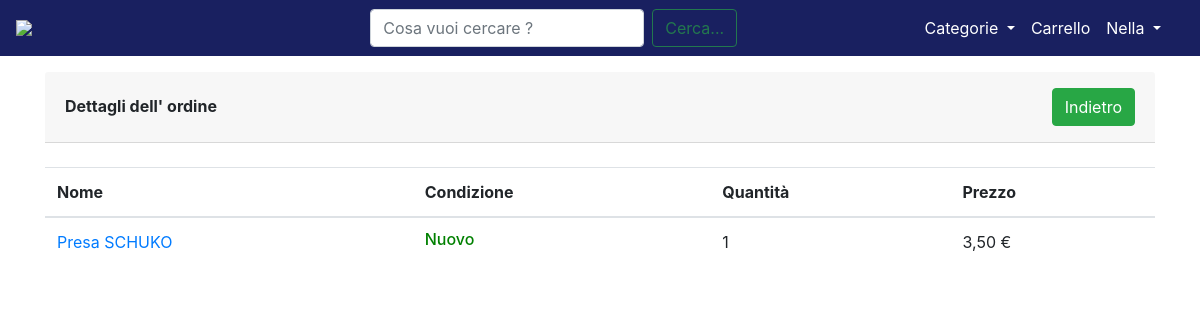
Screenshot of /order_display/1 (signed in) with the database file from the repository.
### core/models.py (models this page shows, shortened)
class OrderItem(models.Model):
    product = models.ForeignKey(Item, on_delete=models.CASCADE, null=True)
    is_ordered = models.BooleanField(default=False)
    user = models.ForeignKey(User, on_delete=models.CASCADE, null=True)
    quantity = models.IntegerField(default=1)
    ordered_date = models.DateTimeField(default=timezone.now)
    recommended = models.BooleanField(default=False)
    class Meta:
        verbose_name_plural = 'Order Items'

class Item(models.Model):
    nome = models.CharField(max_length=100)
    descrizione = models.TextField(max_length=1000)
    immagine = models.ImageField()
    prezzo = models.FloatField(validators=[MinValueValidator(0.0)])
    categoria = models.CharField(choices=CATEGORIA, max_length=20)
    slug = AutoSlugField(populate_from='nome', unique=True)  # chiave primaria
    condizione = models.CharField(choices=CONDIZIONE, max_length=2)
    luogo = models.CharField(max_length=30)
    CAP = models.CharField(max_length=5)
    venditore = models.ForeignKey(User, on_delete=models.CASCADE, related_name="item")
    data = models.DateTimeField(auto_now_add=True)  # Data in cui vine effettuato l' ordine
    ordinato = models.BooleanField(default=False)  # Indica se l' ooggetto è stato acquistato o meno
    acquirente = models.CharField(null=True, max_length=50, blank=True)  # Indica il nome dell' acquirente
    indirizzo = models.CharField(null=True, max_length=100, blank=True)  # Indica l' indirizzo di spedizione
    def get_absolute_url(self):
        return reverse("item_view", kwargs={"slug": self.slug})

### core/views.py (the view)
# urls.py: path('order_display/<pk>', login_required(views.OrderDisplay.as_view()), name='order_display'),
class OrderDisplay(View):
    model = Order
    template_name = 'core/order/order_display.html'
    def get(self, *argss, **kwargs):
        order_id = self.kwargs['pk']
        order = Order.objects.get(id=order_id, is_ordered=True)
        context = {
            'User': self.request.user,
            'lista_acquisti': order.items.all()
        }
        return render(self.request, 'core/order/order_display.html', context)
    def dispatch(self, request, *args, **kwargs):
        user = self.request.user
        order_id = self.kwargs["pk"]
        order = get_object_or_404(Order, id=order_id)
        if user.id is not order.user.id:
            messages.info(request, "Non puoi accedere a questa pagina !")
            return HomeView(request)
        return super().dispatch(request, *args, **kwargs)

### core/templates/core/order/order_display.html (shortened to what this page needs)
{% extends 'base.html' %}
{% load static %}
{% block content %}
<link rel="stylesheet" type="text/css" href="{% static '/css/homepage.css' %}"/>
<link rel="stylesheet" href="https://pro.fontawesome.com/releases/v5.13.0/css/all.css">
<main>
    <div class="card-header py-3 d-flex flex-row align-items-center justify-content-between mt-3">
        <h6 class="m-0 font-weight-bold">Dettagli dell' ordine</h6>
        <button class="btn btn-success" onclick="window.history.go(-1);">Indietro</button>
    </div>
    <br>
    <table class="table">
        <thead>
        <tr>
            <th scope="col"> Nome</th>
            <th scope="col"> Condizione</th>
            <th scope="col"> Quantità</th>
            <th scope="col"> Prezzo</th>
        </tr>
        </thead>
        <tbody>
        {% for order_item in lista_acquisti %}
        <tr>
            <td><a href="{{ order_item.product.get_absolute_url }}">{{ order_item.product.nome}}</a></td>
            <td>{% if order_item.product.condizione == 'U' %}
                <h6 style="color: yellow"> {{ order_item.product.get_condizione_display }} </h6>
                {% else %}
                <h6 style="color: green"> {{ order_item.product.get_condizione_display }} </h6>
                {% endif %}
            </td>
            <td>{{ order_item.quantity }}</td>
            <td>{{ order_item.product.prezzo}}0 €</td>
        </tr>
        {% endfor %}
        </tbody>
    </table>
</main>
{% endblock content %}

### templates/base.html (shortened to what this page needs)
{% load static %}
<!DOCTYPE html>
<html lang="it">
<head>
    <link rel="stylesheet" href="https://maxcdn.bootstrapcdn.com/bootstrap/4.0.0/css/bootstrap.min.css"
>
    <link rel="stylesheet" href="{% static 'css/base.css' %}">
</head>
<body>
<nav class="navbar navbar-expand-lg navbar-dark" style="background-color: #192060;">
    <a class="navbar-brand ml-auto" href="/"><img style="width: 9rem;"
                                                  src="https://github.com/LucaCarnevale/temporary_files/blob/main/logo_sito.PNG?raw=true"></a>
    <div class="container">
        <div class="collapse navbar-collapse" id="navbarSupportedContent">
            <form class="form-inline my-2 my-lg-0 mx-auto" action="{% url 'cerca' %}">
                <input name="kw" class="inputCerca form-control mr-sm-2" type="search" placeholder="Cosa vuoi cercare ?"
                       aria-label="Search">
                <button class="cerca btn btn-outline-success" type="submit">Cerca...</button>
            </form>
            <ul class="navbar-nav">
                <div class="collapse navbar-collapse" id="navbarNavDarkDropdown">
                    <ul class="navbar-nav">
                        <li class="nav-item dropdown active">
                            <a class="nav-link dropdown-toggle" href="#" id="navbarDropdown" role="button"
                               data-toggle="dropdown" aria-haspopup="true" aria-expanded="false">
                                Categorie
                            </a>
                        </li>
                    </ul>
                </div>
                {% if request.user.is_authenticated %}
                <li class="nav-item active ml-auto">
                    <a class="nav-link active" aria-current="page" href="{% url 'order_summary' %}">Carrello</a>
                </li>
                <li class="nav-item dropdown active">
                    <a class="nav-link dropdown-toggle" href="#" id="navbarDropdown" role="button"
                       data-toggle="dropdown" aria-expanded="false">
                        {{ request.user.username }}
                    </a>
                </li>
                {% endif %}
            </ul>
        </div>
    </div>
</nav>
<div class="container">
    {% block content %}
    {% endblock content %}
</div>
</body>
</html>

### static/css/base.css (style rules this page uses)
body, html { height: 100%; margin: 0; }

### static/css/homepage.css (style rules this page uses)
*,::after,::before { box-sizing:border-box; }
ul { margin-top:0;margin-bottom:1rem; }
a { color:#007bff;text-decoration:none;background-color:transparent; }
img { vertical-align:middle;border-style:none; }
div,span,h3,p,a,img,i,ul,li { margin:0;padding:0;border:0;font-size:100%;font:inherit;vertical-align:baseline; }
ul { list-style:none; }
* { margin:0;padding:0; }
img { float:left; }
img { max-width:100%; }

### rows the page displays
OrderItem: product.nome "Presa SCHUKO", product.condizione "Nuovo", quantity "1", product.prezzo "3,5"

### other values shown
{{ request.user.username }} "Nella"
